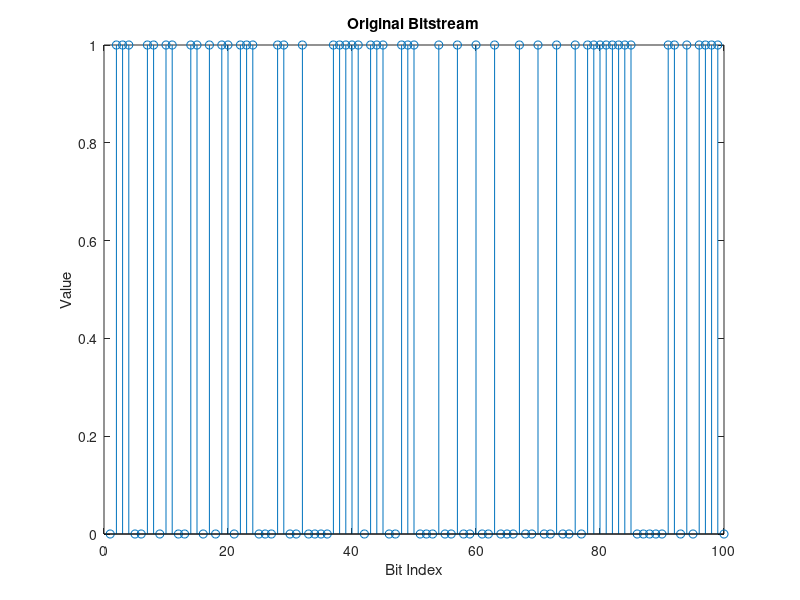
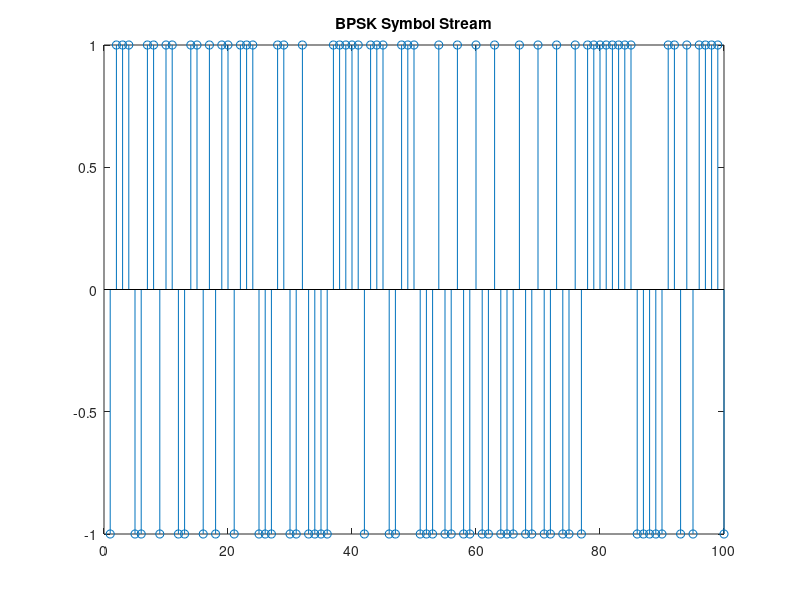
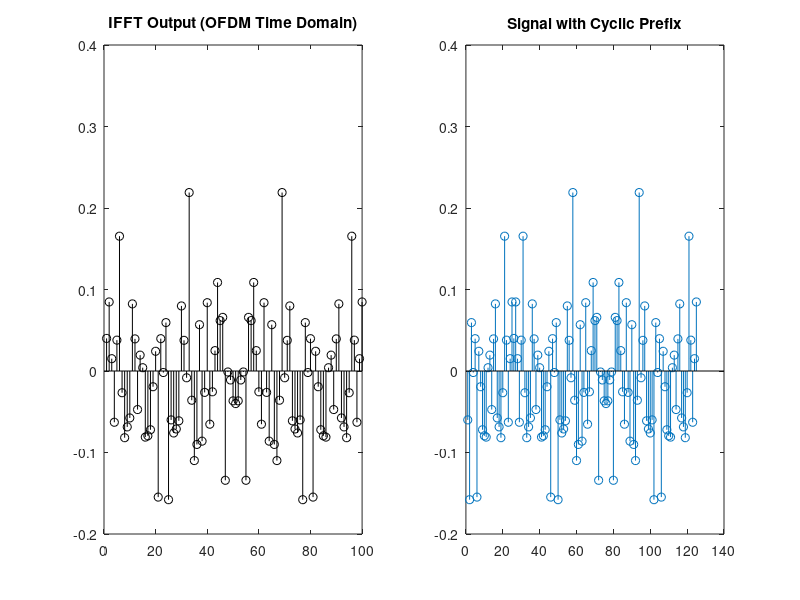
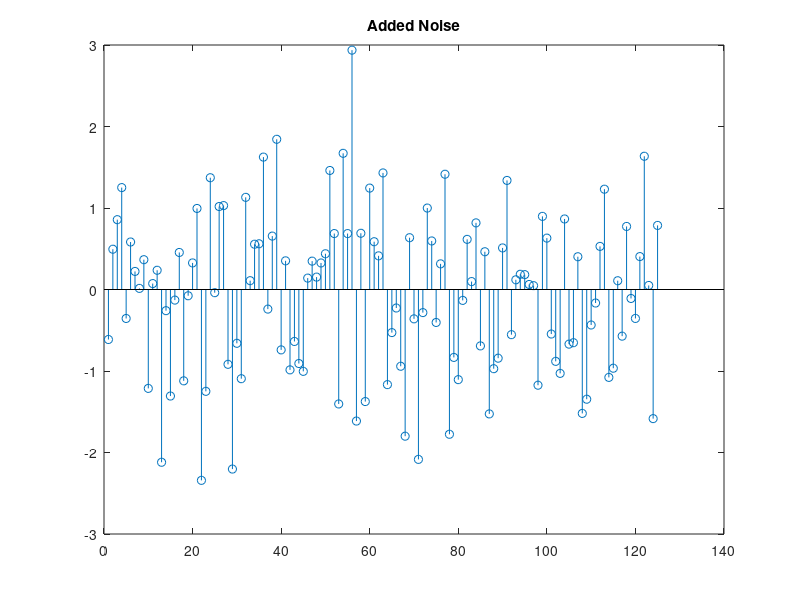

These charts were generated, in order, by the following MATLAB code:
%% ============================================================
%              Orthogonal Frequency Division Multiplexing
%                     MATLAB Simulation (OFDM)
%                Author: Zunaira Khalid 
% ============================================================

clc; clear all; close all;

%% ------------------------------------------------------------
% 1. Transmitter
% ------------------------------------------------------------

N = 100;                                 % Number of bits
x = randsrc(1, N, [0,1]);                % Random bitstream
figure;
stem(x); title('Original Bitstream'); xlabel('Bit Index'); ylabel('Value');

% BPSK Mapping
x_BPSK = 2*x - 1;                         % 0 -> -1, 1 -> +1
figure;
stem(x_BPSK); title('BPSK Symbol Stream');

% IFFT (OFDM Modulation)
sig_ifft = ifft(x_BPSK, N);
figure;
subplot(1,2,1);
stem(sig_ifft,'k'); title('IFFT Output (OFDM Time Domain)');

% Add Cyclic Prefix (Guard Interval)
Ncp = N/4;
sig_cp = [sig_ifft(end-Ncp+1:end) sig_ifft];
subplot(1,2,2);
stem(sig_cp); title('Signal with Cyclic Prefix');

tx_signal = sig_cp;
len = length(tx_signal);

%% ------------------------------------------------------------
% 2. Channel (Multipath + Noise)
% ------------------------------------------------------------

h = [-1, 4, -2, 3, -3];                   % Example channel impulse response
channel_out = cconv(tx_signal, h, len);

% Add Gaussian Noise
noise = randn(1, len);
rx_signal = channel_out + noise;

figure;
stem(noise); title('Added Noise');

figure;
subplot(2,1,1);
stem(tx_signal); title('Transmitted Signal');

subplot(2,1,2);
stem(rx_signal); title('Received Signal (After Channel + Noise)');

%% ------------------------------------------------------------
% 3. Receiver
% ------------------------------------------------------------

% Remove Cyclic Prefix
rx_wo_cp = rx_signal(Ncp+1:end);

figure;
stem(rx_wo_cp); title('Signal after Removing Cyclic Prefix');

% FFT (OFDM Demodulation)
rx_fft = fft(rx_wo_cp);

figure;
stem(rx_fft); title('FFT Output at Receiver');

% Symbol Decisions
rx_decision = zeros(1, length(rx_fft));

for i = 1:length(rx_fft)
    if real(rx_fft(i)) > 0
        rx_decision(i) = 1;
    else
        rx_decision(i) = -1;
    end
end

figure;
stem(rx_decision); title('Detected BPSK Symbols');

% Convert BPSK → Bits
rx_bits = zeros(1, length(rx_decision));

for i = 1:length(rx_decision)
    if rx_decision(i) == -1
        rx_bits(i) = 0;
    else
        rx_bits(i) = 1;
    end
end

figure;
subplot(1,2,1);
stem(x); title('Original Bits');

subplot(1,2,2);
stem(rx_bits); title('Recovered Bits');

%% ------------------------------------------------------------
% 4. Error Calculation
% ------------------------------------------------------------

error = abs(x - rx_bits);
num_errors = sum(error);

fprintf('\nOriginal Bits:     %s\n', num2str(x));
fprintf('Recovered Bits:    %s\n', num2str(rx_bits));
fprintf('\nTotal Bit Errors: %d out of %d bits\n', num_errors, N);

